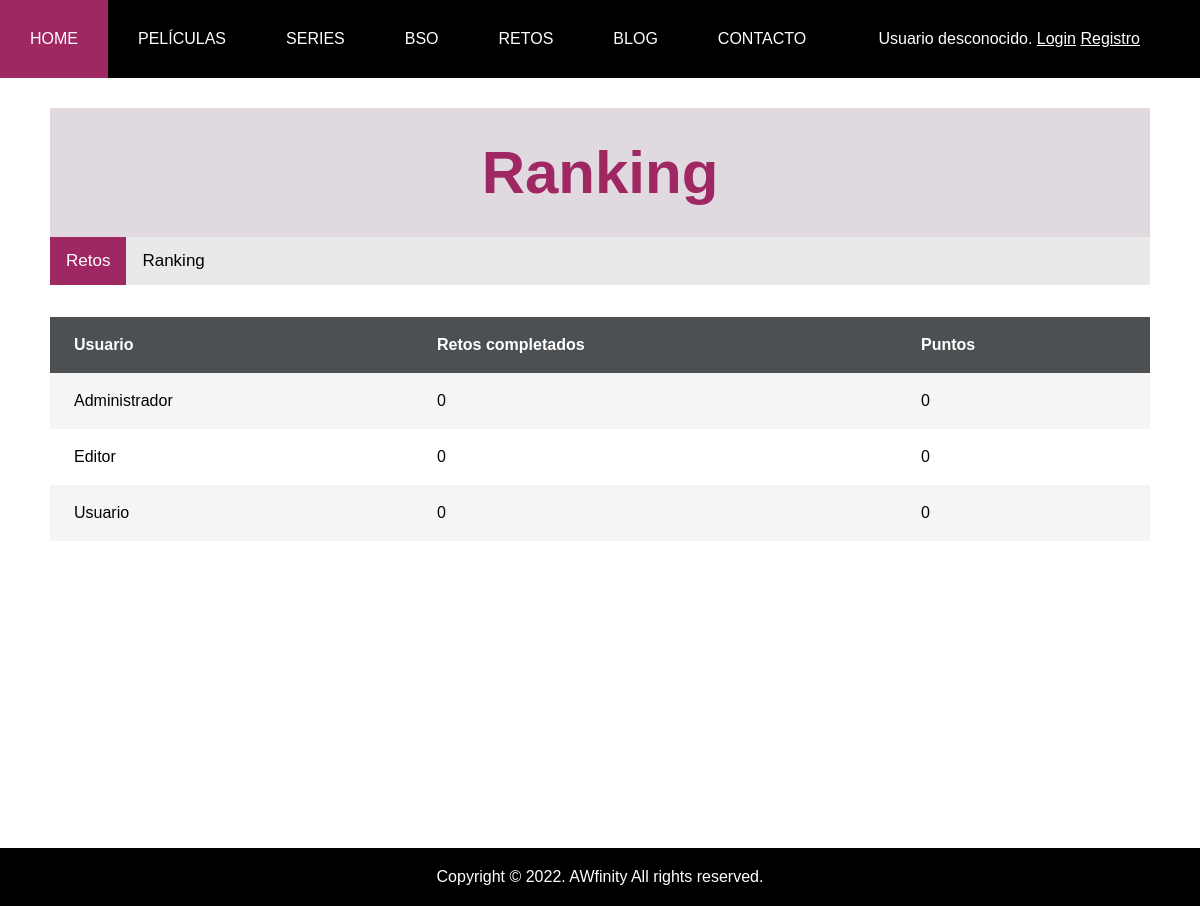
/ranking.php, run on an earlier commit of the app's database.
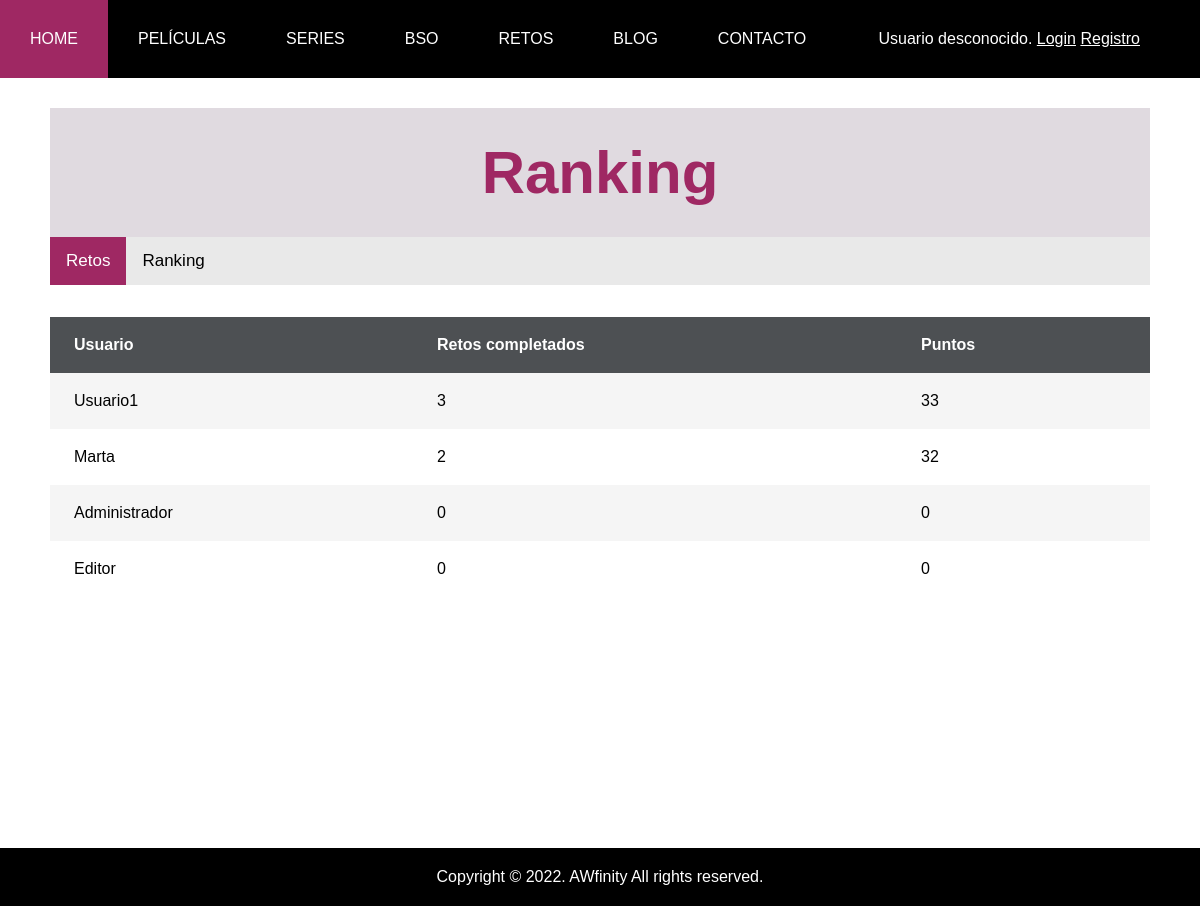
And on a later commit of the database.
### tables this page shows
CREATE TABLE `usuarios` (
  `id_user` int(10) NOT NULL,
  `nombreUsuario` varchar(20) NOT NULL,
  `nombre` varchar(20) NOT NULL,
  `apellido` varchar(20) NOT NULL,
  `password` varchar(255) NOT NULL,
  `rol_user` enum('admin','editor','user','') NOT NULL,
  `puntos` int(10) NOT NULL
);

### includes/Usuario.php (called while the page is built, shortened)
<?php
class Usuario
{
    private $nombre;
    private $puntos;
    private function __construct($nombreUsuario, $nombre, $apellido, $password, $rol_user,$puntos, $id = NULL) {
        $this->nombre = $nombre;
        $this->puntos=$puntos;
    }
    public function getNombre(){
        return $this->nombre;
    }
    public function getPuntos(){
        return $this->puntos;
    }
    public static function getUsuariosOrdenPuntos()
    {
        $conn = Aplicacion::getInstance()->getConexionBd();
        $query = sprintf("SELECT * FROM usuarios ORDER BY puntos DESC");
        $rs = $conn->query($query);
        $result = array();
        if ($rs) {
           while($fila = mysqli_fetch_assoc($rs)){
                $result[] = new Usuario($fila['nombreUsuario'], $fila['nombre'], $fila['apellido'], $fila['password'], $fila['rol_user'],$fila['puntos'],  $fila['id_user']);
            }
        } else {
            error_log("Error BD ({$conn->errno}): {$conn->error}");
        }
        return $result;
    }
}
?>

### includes/UsuarioReto.php (called while the page is built, shortened)
<?php
class UsuarioReto{
    static public function retosCompletadosPorUser($id_user){
        $conn = Aplicacion::getInstance()->getConexionBd();
        $sql = sprintf("SELECT COUNT(*) total FROM usuarioreto U WHERE U.id_usuario ='%s' AND U.completado='%s'",$conn->real_escape_string($id_user),1);
		$consulta = $conn->query($sql);
        $result=0;
        if($consulta){
        if($consulta->num_rows > 0){
	       if ($fila = mysqli_fetch_assoc($consulta)) {
	        	$result = $fila['total'];
	        }
    	}
    }
        return $result;
}
}
?>

### ranking.php (the view, shortened to what this page needs)
<?php
$contenidoPrincipal = '';
$contenidoPrincipal .= <<<EOS
<div class="header2">
                                <h2>Ranking</h2>
                                </div>
                                <div class="menublog">
                                <a class="active" href="./retoVista.php">Retos</a>
                                <a  href="./ranking.php">Ranking</a>
                                </div>
                                <div class="contened">
                                <div class="wrapper">
                                <table>
                                    <thead>
                                        <tr>
                                            <th>Usuario</th>
                                            <th>Retos completados</th>
                                            <th>Puntos</th>
                                        </tr>
                                    </thead>
                                    <tbody>
EOS;
$usuarios= Usuario::getUsuariosOrdenPuntos();
        foreach($usuarios as $us){
                $contenidoPrincipal .=<<<EOS
                <tr>
                <td class="nombre">{$us->getNombre()}</td>
                EOS;
                $retoscompl=UsuarioReto::retosCompletadosPorUser($us->getId());
                $contenidoPrincipal.=<<<EOS
                <td class="team">{$retoscompl}</td>
                <td class="points">{$us->getPuntos()}</td>
                </tr>
                EOS;
        }
$contenidoPrincipal.=<<<EOS
</tbody>
		</table>
		</div>
		</div>
EOS;
require __DIR__. '/includes/vistas/plantillas/plantilla.php';
?>

What changed in the data, as far as the page shows it:
changed usuarios: nombre "Usuario" → "Usuario1"; retoscompl "0" → "3"; puntos "0" → "33"; moves up the list
added usuarios: nombre "Marta", retoscompl "2", puntos "32"
